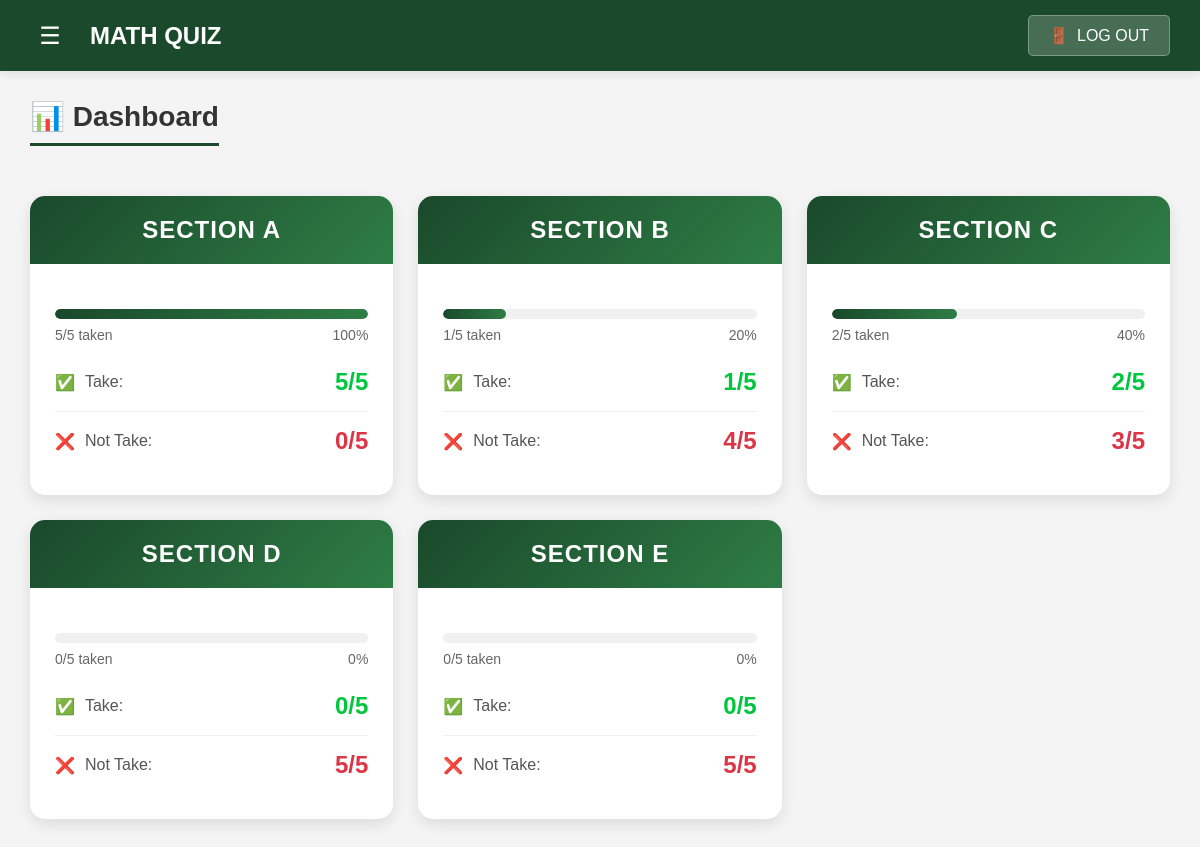
The app's page /teacher_page.php (signed in) with its own data.
### tables this page shows
CREATE TABLE `sections` (
  `id` int(11) NOT NULL,
  `section_name` varchar(100) NOT NULL
);

### teacher_page.php (the view, shortened to what this page needs)
<?php
include("configs/db.php");
$sections_query = "SELECT * FROM sections";
$sections_result = $conn->query($sections_query);
?>
<!DOCTYPE html>
<html lang="en">
<head>
</head>
<body>
    <div class="top-nav">
        <div class="logo-section">
            <button class="hamburger" onclick="toggleSidebar()">☰</button>
            <h1>MATH QUIZ</h1>
        </div>
        <button class="logout-btn" onclick="return confirm('Are you sure you want to log out?') ? window.location.href='index.php' : false;">
            <span>🚪</span>
            <span>LOG OUT</span>
        </button>
    </div>
    <div class="main-content">
        <div class="scores-container">
            <h1 class="page-title">📊 Dashboard</h1>
            <div class="scores-grid">
                <?php while($section = $sections_result->fetch_assoc()): ?>
            <?php
                $section_id = $section['id'];
                $total_students_query = "
                SELECT COUNT(*) as total
                FROM users
                WHERE section_id = $section_id
                AND role = 'student'
                ";
                $total_students = $conn->query($total_students_query)->fetch_assoc()['total'];
                $taken_query = "
                SELECT COUNT(DISTINCT u.id) as taken
                FROM users u
                JOIN quiz_attempts qa ON u.id = qa.user_id
                WHERE u.section_id = $section_id
                AND u.role = 'student'
                ";
                $taken = $conn->query($taken_query)->fetch_assoc()['taken'];
                $not_taken = $total_students - $taken;
                $percentage = $total_students > 0
                ? round(($taken / $total_students) * 100)
                : 0;
            ?>
    <div class="section-card">
        <div class="section-header">
            <h2><?php echo strtoupper($section['section_name']); ?></h2>
        </div>
        <div class="section-body">
            <div class="progress-container">
                <div class="progress-bar">
                    <div class="progress-fill"
                         style="width: <?php echo $percentage; ?>%">
                    </div>
                </div>
                <div class="progress-stats">
                    <span><?php echo $taken . "/" . $total_students; ?> taken</span>
                    <span><?php echo $percentage; ?>%</span>
                </div>
            </div>
            <div class="score-item take-score">
                <span class="score-label">
                    <span>✅</span> Take:
                </span>
                <span class="score-value">
                    <?php echo $taken . "/" . $total_students; ?>
                </span>
            </div>
            <div class="score-item not-take-score">
                <span class="score-label">
                    <span>❌</span> Not Take:
                </span>
                <span class="score-value">
                    <?php echo $not_taken . "/" . $total_students; ?>
                </span>
            </div>
        </div>
    </div>
    <?php endwhile; ?>
                </div>
        </div>
    </div>
</body>
</html>

### teacher_page.php (style rules this page uses)
* { margin: 0; padding: 0; box-sizing: border-box; font-family: 'Arial', sans-serif; }
body { background: #f4f4f4; }
.top-nav { background: #1a492b; padding: 15px 30px; display: flex; justify-content: space-between; align-items: center; position: fixed; top: 0; left: 0; right: 0; z-index: 1000; box-shadow: 0 2px 10px rgba(0,0,0,0.1); }
.logo-section { display: flex; align-items: center; gap: 20px; }
.logo-section h1 { color: white; font-size: 24px; }
.hamburger { background: none; border: none; color: white; font-size: 24px; cursor: pointer; width: 40px; height: 40px; display: flex; align-items: center; justify-content: center; border-radius: 5px; transition: background 0.3s; }
.logout-btn { background: rgba(255,255,255,0.2); color: white; border: 1px solid rgba(255,255,255,0.3); padding: 10px 20px; border-radius: 5px; display: flex; align-items: center; gap: 8px; cursor: pointer; font-size: 16px; transition: background 0.3s; }
.main-content { margin-top: 70px; padding: 30px; }
.scores-container { max-width: 1200px; margin: 0 auto; }
.page-title { color: #333; margin-bottom: 30px; font-size: 28px; border-bottom: 3px solid #1a492b; padding-bottom: 10px; display: inline-block; }
.scores-grid { display: grid; grid-template-columns: repeat(auto-fit, minmax(300px, 1fr)); gap: 25px; margin-top: 20px; }
.section-card { background: white; border-radius: 15px; box-shadow: 0 5px 15px rgba(0,0,0,0.1); overflow: hidden; transition: transform 0.3s, box-shadow 0.3s; }
.section-header { background: linear-gradient(135deg, #1a492b 0%, #2e7d45 100%); color: white; padding: 20px; text-align: center; }
.section-header h2 { font-size: 24px; font-weight: bold; letter-spacing: 1px; }
.section-body { padding: 25px; }
.score-item { display: flex; justify-content: space-between; align-items: center; padding: 15px 0; border-bottom: 1px solid #f0f0f0; }
.score-item:last-child { border-bottom: none; }
.score-label { display: flex; align-items: center; gap: 10px; font-size: 16px; color: #555; }
.score-value { font-size: 24px; font-weight: bold; color: #1a492b; }
.take-score .score-value { color: #00c53e; }
.not-take-score .score-value { color: #dc3545; }
.progress-container { margin: 20px 0 10px; }
.progress-bar { height: 10px; background: #f0f0f0; border-radius: 5px; overflow: hidden; }
.progress-fill { height: 100%; background: linear-gradient(90deg, #1a492b, #2e7d45); border-radius: 5px; width: 50%; }
.progress-stats { display: flex; justify-content: space-between; margin-top: 8px; font-size: 14px; color: #666; }

### records on screen
sections: section_name "SECTION A", taken "5", total_students "5", percentage "100", not_taken "0"
sections: section_name "SECTION B", taken "1", total_students "5", percentage "20", not_taken "4"
sections: section_name "SECTION C", taken "2", total_students "5", percentage "40", id "3"
sections: section_name "SECTION D", taken "0", total_students "5", percentage "0", not_taken "5"
sections: section_name "SECTION E", taken "0", id "5", percentage "0"
